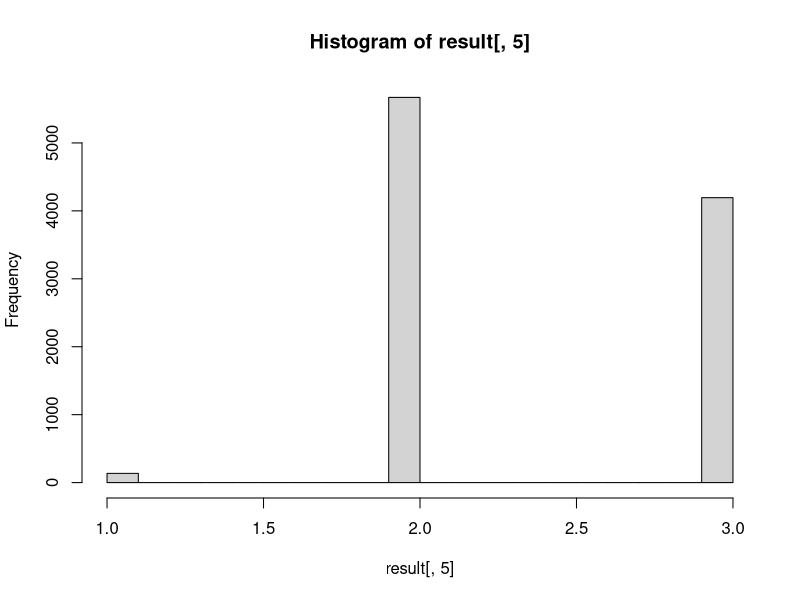

R code for this plot:
omia3 = function(xy)
{
  maxdose=3
  ssize=xy[1]
  scenario=xy[2]
  if (scenario ==1) {
    k0=c(0.1,0.2,0.3)
    k1=c(0.72,0.32,0.07)
    k2=c(0.09,0.24,0.07)
    k3=c(0.09,0.24,0.56) 
  }
  if (scenario ==2) {
    k0=c(0.15,0.3,0.45)
    k1=c(0.6375,0.42,0.0275)
    k2=c(0.17,0.21,0.11)
    k3=c(0.0425,0.07,0.4125) 
  }
  if (scenario ==3) {
    k0=c(0.2,0.4,0.7)
    k1=c(0.56,0.06,0.03)
    k2=c(0.16,0.18,0.03)
    k3=c(0.08,0.36,0.24) 
  }
  
  cumpr=cbind(k0,k0+k1,k0+k1+k2,1)
  count = 0
  respmat=matrix(0,maxdose,4)
  phattox=rep(0,maxdose)
  phatsucc=rep(0,maxdose)
  phatnrnt=rep(0,maxdose)
  trials=rep(0,maxdose)
  dosenum=1 #first group assigned to dose1
  maxdose1=maxdose
  mindose1=1
  
  while (count < ssize) {
    otvet=rank(c(runif(1),cumpr[dosenum,1:3]))[1]
    respmat[dosenum,otvet]=respmat[dosenum,otvet]+1
    otvet1=otvet
    otvet=rank(c(runif(1),cumpr[dosenum,1:3]))[1]
    respmat[dosenum,otvet]=respmat[dosenum,otvet]+1
    otvet2=otvet
    otvet=rank(c(runif(1),cumpr[dosenum,1:3]))[1]
    respmat[dosenum,otvet]=respmat[dosenum,otvet]+1
    otvet3=otvet
    trials[dosenum]=trials[dosenum]+3
    phattox=respmat[,1]/(trials+0.001)
    
    if (phattox[dosenum]>.5) {dosenum=max(dosenum-1,mindose1)} else {
      if ((otvet1==1 & otvet2==1) || (otvet1==1 & otvet3==1) || (otvet2==1 & otvet3==1)) {dosenum=max(dosenum-1,mindose1)}
      if ((otvet1==2 & otvet2==2) || (otvet1==2 & otvet3==2) || (otvet2==2 & otvet3==2)) {dosenum=min(dosenum+1,maxdose1)}
    }
    
    # if ((otvet1==1 & otvet2==1) || (otvet1==1 & otvet3==1) || (otvet2==1 & otvet3==1)) {dosenum=max(dosenum-1,mindose1)}
    # if ((otvet1==2 & otvet2==2) || (otvet1==2 & otvet3==2) || (otvet2==2 & otvet3==2))  {dosenum=min(dosenum+1,maxdose1)}
    # if (phattox[dosenum]>.5) {dosenum=max(dosenum-1,mindose1)}
    count=count+3
  }
  
  #Ivanova's definition of optimal dose
  N=ssize/maxdose
  ind=ifelse(trials>=N,1,0)
  toltox=ifelse(phattox<0.5,1,0)
  besttrt=order((respmat[,3]+respmat[,4])*toltox*ind/(trials+0.00001))[maxdose]

  # #O'Qquigley's definition of optimal dose
  # toltox=ifelse(phattox<0.5,1,0)
  # besttrt=order(toltox*((respmat[,2]/(trials+0.001))+2*respmat[,3]/(trials+0.001)+3*respmat[,4]/(trials+0.001)))[maxdose]

  c(trials/sum(trials),sum(trials),besttrt)
}

#simulation 10000 times
result = matrix(0,10000,5)
for (i in 1:10000) {
  result[i,]=omia3(c(30,1))
}


a=hist(result[,5])
a$counts
mean(result[,1]);mean(result[,2]);mean(result[,3])



